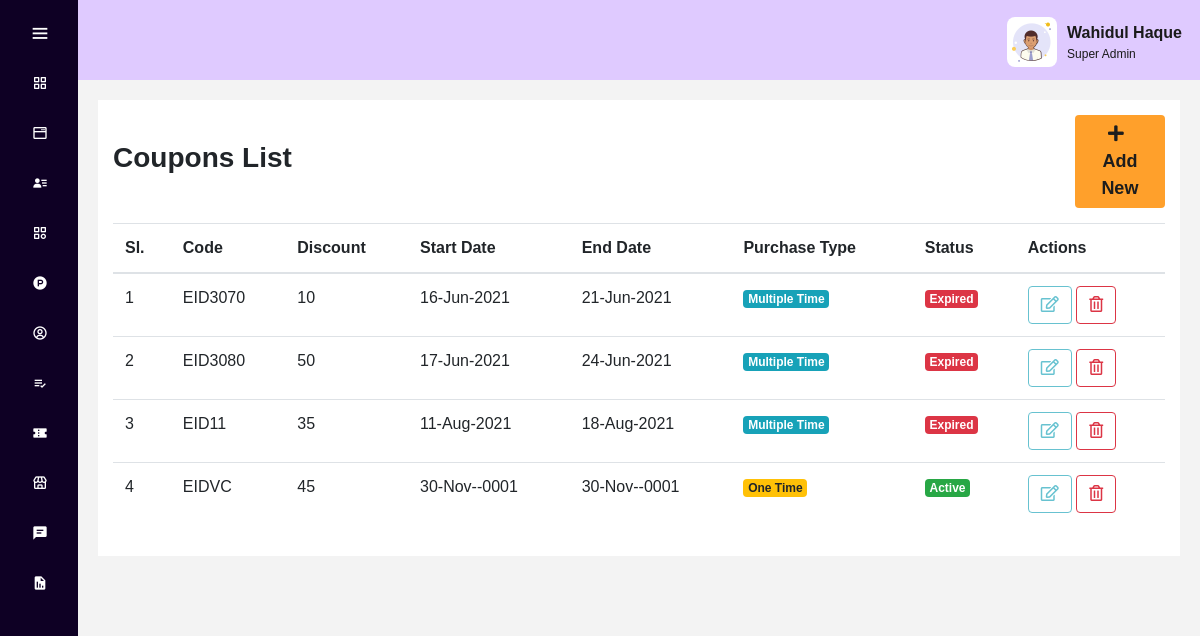
The app's page /views/admin/coupons.php?do=Manage (signed in) with its own data.
### tables this page shows
CREATE TABLE `coupons` (
  `id` int(10) UNSIGNED NOT NULL,
  `code` varchar(255) NOT NULL,
  `discount` double NOT NULL DEFAULT 0,
  `startDate` datetime NOT NULL,
  `endDate` datetime NOT NULL,
  `type` varchar(255) NOT NULL DEFAULT '0' COMMENT '0 for Festival, 1 for other',
  `purchase_type` int(11) NOT NULL DEFAULT 0 COMMENT '0 for one-time, 1 for multiple times',
  `status` int(11) NOT NULL DEFAULT 0 COMMENT '0 for active, 1 for inactive',
  `usageCount` int(11) NOT NULL DEFAULT 0
);

### controller/admin/CouponController.php (the view, shortened to what this page needs)
<?php
    function getAllCoupons(){
        $db = dbConnection();
        $sql_query  = "SELECT * FROM `coupons`";
        $result     = mysqli_query($db, $sql_query);
        return $result;
    }
    function writeTable($data){
        $markUp = "";
        if(isset($data)){
            $sl = 1;
            while($item = mysqli_fetch_object($data)){
                $val = (strtotime(date('d-m-y'))  > strtotime($item->endDate)) ? true : false;
                $status = ($item->status == 1) ? '<span class="badge badge-success">Active</span>' :
                        (($val == false) ? '<span class="badge badge-danger">Expired</span>' : '<span class="badge badge-secondary">Inactive</span>');
                $purchase_type  = ($item->purchase_type == 1) ? '<span class="badge badge-warning">One Time</span>' : '<span class="badge badge-info">Multiple Time</span>' ;
                $class = ($item->status == 1 && $val == false) ? "" : "disabled";
                $markUp .= '<tr>
                                <td>'.  $sl++ .'</td>
                                <td>'. $item->code .'</td>
                                <td>'. $item->discount .'</td>
                                <td>'. date('d-M-Y', strtotime($item->startDate)) .'</td>
                                <td>'. date('d-M-Y', strtotime($item->endDate)) .'</td>
                                <td>'. $purchase_type .'</td>
                                <td>'. $status .'</td>
                                <td>
                                    <a href="coupons.php?do=Edit&edit_id='. $item->id .'" class="btn btn-outline-info '. $class .'" ><i class="far fa-edit"></i></a>
                                    <button type="button" class="btn btn-outline-danger" data-toggle="modal" data-target="#pr_'.$item->id.'">
                                        <i class="far fa-trash-alt"></i>
                                    </button>
                                    <div class="modal fade" id="pr_'.$item->id.'" tabindex="-1" role="dialog" data-backdrop="false" aria-labelledby="exampleModalCenterTitle" aria-hidden="true">
                                                    Do you want to delete Product : '.$item->code.' permanently?
                                                        <input type="hidden" name="dlt_id" value="'.$item->id.'">
                                    </div>
                                </td>
                            </tr>';
            }
        }
        return $markUp;
    }
?>

### assets/admin/css/adm_style.css (style rules this page uses)
* { margin: 0; padding: 0; box-sizing: border-box; font-family: 'Poppins',sans-serif; }
body { position: relative; min-height: 100vh; overflow: hidden; }

### records on screen
coupons: code "EID3070", discount "10", startDate "16-Jun-2021", endDate "21-Jun-2021", purchase_type "Multiple Time", status "Expired"
coupons: code "EID3080", discount "50", startDate "17-Jun-2021", endDate "24-Jun-2021", purchase_type "Multiple Time", status "Expired"
coupons: code "EID11", discount "35", startDate "11-Aug-2021", endDate "18-Aug-2021", purchase_type "Multiple Time", status "Expired"
coupons: code "EIDVC", discount "45", startDate "30-Nov--0001", endDate "30-Nov--0001", purchase_type "One Time", status "Active"

### other values on screen
$_SESSION['user']['name'] "Wahidul Haque"
